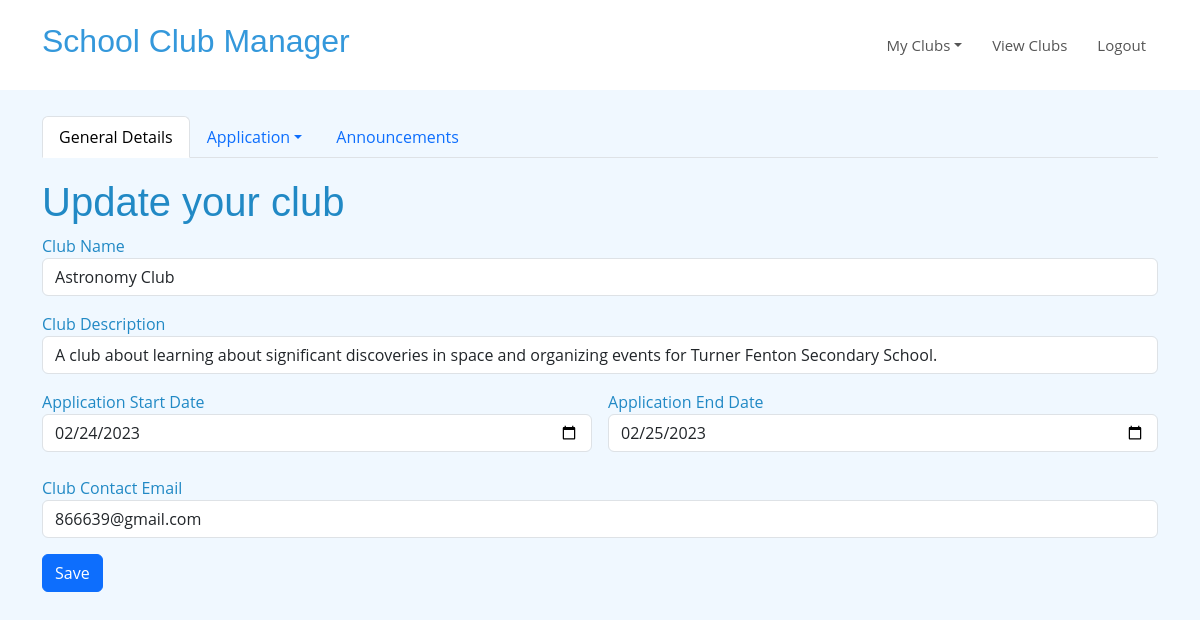
The page /clubs/f5a09cc6-fdc2-4d62-b3e1-aa8d2f8b5f03?mode=update (signed in) on the database its author committed.
### clubmanager/models.py (models this page shows)
class Clubs(UserMixin, db.Model):
    ClubId = db.Column(db.String(36), primary_key=True)
    StudentId = db.Column(db.Integer, nullable=False)
    School = db.Column(db.String(40), nullable=False)
    ClubName = db.Column(db.String(50), nullable=False)
    ClubDescription = db.Column(db.String(300), nullable=False)
    AppStartDate = db.Column(db.Date, nullable=False)
    AppEndDate = db.Column(db.Date, nullable=False)
    ClubContactEmail = db.Column(db.String(75), unique=True, nullable=False)
    Date_Club_Created = db.Column(db.Date, default=datetime.utcnow)

### clubmanager/routes/clubs.py (the view, shortened to what this page needs)
@app.route('/clubs', methods=['GET'])
@app.route('/clubs/<uuid:ClubId>', methods=['GET'])
@login_required
def get_club(ClubId = ''):
    mode = request.args.get('mode')
    formClubCreationForm = ClubCreationForm()
    formCreateGeneralQuestions = ClubGeneralQuestionForm()
    formAnnouncement = AnnouncementForm()
    if mode == 'new':
        errors_in_clubcreation = ['', '']
        return render_template('club.html', formClubCreationForm=formClubCreationForm, errors_in_clubcreation=errors_in_clubcreation)
    elif mode == 'update':
        errors_in_clubcreation = ['', '']
        all_role_specific_questions_to_display = []
        roles, role_descriptions, RoleId = uniqueRoles(ClubId)
        for i in range(len(RoleId)):
            db_query_application_questions = ApplicationQuestions.query.filter(ApplicationQuestions.RoleId==str(RoleId[i])).all()
            all_role_specific_questions_to_display.append(db_query_application_questions)
        length = len(roles)
        updClubInfo = Clubs.query.get_or_404(str(ClubId))
        questions_to_display = ApplicationQuestions.query.filter(ApplicationQuestions.ClubId==str(ClubId), ApplicationQuestions.RoleId==None).all()
        if questions_to_display:
            print(True)
        else:
            print(False)
        Announcements_var = Announcements.query.filter(Announcements.ClubId==str(ClubId)).all()
        return render_template('updateclub.html', formAnnouncement=formAnnouncement, formCreateGeneralQuestions=formCreateGeneralQuestions, formClubCreationForm=formClubCreationForm, RoleId=RoleId, ClubId=str(ClubId), length=length, roles=roles, \
            role_descriptions=role_descriptions, errors_in_clubcreation=errors_in_clubcreation, all_role_specific_questions_to_display=all_role_specific_questions_to_display, Announcements=Announcements_var, updClubInfo=updClubInfo,questions_to_display=questions_to_display)
    elif mode == 'viewall':
        clubs = Clubs.query.filter(Clubs.School == current_user.School).all()
        truthy = True
        if clubs:
            truthy = False
        return render_template('viewclubs.html', School=current_user.School, truthy=truthy, ClubCatalogue=clubs)
    else:
        return redirect(url_for('dashboard'))

### clubmanager/flaskforms.py
class ClubCreationForm(FlaskForm):
    ClubName = StringField('Club Name', validators=[InputRequired(), Length(min=2, max=50)])
    ClubDescription = StringField('Club Description', validators=[InputRequired(), Length(max=300)])
    AppStartDate = DateField('Application Start Date', validators=[InputRequired()], format='%Y-%m-%d')
    AppEndDate = DateField('Application End Date', validators=[InputRequired()], format='%Y-%m-%d')
    ClubContactEmail = EmailField('Club Contact Email', validators=[InputRequired(), Email(), Length(max=75)])

class ClubGeneralQuestionForm(FlaskForm):
    GeneralQuestions = FieldList(StringField('General Questions', validators=[Length(max=1000)]))
    GeneralQuestionsLengthOfResponse = IntegerField('Length Of Response', validators=[InputRequired()])
    GeneralQuestionOrderNumbers = IntegerField('Question Order', validators=[InputRequired()])

### clubmanager/functions.py (called while the page is built)
def uniqueRoles(ClubId):
    roles_and_descriptions = ClubRoles.query.filter(ClubRoles.ClubId==str(ClubId)).all()
    roles = []
    rolesId = []
    role_descriptions = []
    for row in roles_and_descriptions:
        if row.Role != None and roles.count(row.Role) == 0:
            roles.append(row.Role)
            rolesId.append(row.RoleId)
        if row.RoleDescription != None and role_descriptions.count(row.RoleDescription) == 0:
            role_descriptions.append(row.RoleDescription)
    return roles, role_descriptions, rolesId

### clubmanager/routes/dashboard.py (called while the page is built)
@login_manager.user_loader
def load_user(user_id):
    return Students.query.get(user_id)

### clubmanager/templates/updateclub.html (shortened to what this page needs)
{% extends 'base.html' %}
{% import 'bootstrap/wtf.html' as wtf %}
{% block head %}
<link rel='stylesheet' href='/static/css/styleves.css'>
{% endblock %}
{% block body %}
<body class='container form' style='background-color: aliceblue;'>
    <header id='header' class='fixed-top d-flex align-items-center'>
        <div class="container d-flex align-items-center justify-content-between">
            <h2><a href='/'>School Club Manager</a></h2>
            <nav class='navbar navbar-expand-lg bg-body'>
                <div class='container-fluid'>
                    <div class='collapse navbar-collapse' id='navbarText'>
                        <ul class="nav justify-content-end">
                            <li class="nav-item dropdown">
                                <a class="nav-link dropdown-toggle" data-bs-toggle="dropdown" href="#" role="button"
                                    aria-expanded="false">My Clubs</a>
                            </li>
                            <a class="nav-link" href='/clubs?mode=viewall'>View Clubs</a>
                            <a class="nav-link" href="{{ url_for('logout') }}">Logout</a>
                        </ul>
                    </div>
                </div>
            </nav>
        </div>
    </header>
    <br><br><br><br>
    <main>
        <nav>
            <ul class="nav nav-tabs" id="nav-tab" role="tablist">
                <li class='nav-item'>
                    <a href='#nav-generaldetails'>
                        <button class="nav-link active" id="nav-generaldetails-tab" data-bs-toggle="tab"
                            data-bs-target="#nav-generaldetails" type='button'>General Details</button>
                    </a>
                </li>
                <li class='nav-item'>
                    <a class="nav-link dropdown-toggle" data-bs-toggle="dropdown" href="" role="button"
                        aria-expanded="false">Application</a>
                </li>
                <li class='nav-item'>
                    <a href='#nav-announcements'><button class="nav-link" id="nav-announcements-tab"
                            data-bs-toggle="tab" data-bs-target="#nav-announcements">Announcements</button></a>
                </li>
            </ul>
        </nav>
        <div class="tab-content" id="nav-tabContent">
            <div class="tab-pane fade show active" id="nav-generaldetails">
                <h1>Update your club</h1>
                <form class='formcolor' action='/clubs/{{ updClubInfo.ClubId }}?mode=update' method='POST'>
                    <div class='mb-3'>
                        {{ wtf.form_field(formClubCreationForm.ClubName, value=updClubInfo.ClubName) }}
                    </div>
                    <div class='mb-3'>
                        {{ wtf.form_field(formClubCreationForm.ClubDescription, value=updClubInfo.ClubDescription) }}
                    </div>
                    <div class='row g-3'>
                        <div class='col'>
                            {{ wtf.form_field(formClubCreationForm.AppStartDate, value=updClubInfo.AppStartDate) }}
                        </div>
                        <div class='col'>
                            {{ wtf.form_field(formClubCreationForm.AppEndDate, value=updClubInfo.AppEndDate) }}
                        </div>
                    </div>
                    <br>
                    <div class='mb-3'>
                        {{ formClubCreationForm.ClubContactEmail.label }}
                        {{ formClubCreationForm.ClubContactEmail(class_='form-control',
                        value=updClubInfo.ClubContactEmail) }}
                    </div>
                    <input class='btn btn-primary' type='submit' value='Save'>
                </form>
            </div>
        </div>
    </main>
</body>
{% endblock %}

### clubmanager/static/css/main.css (style rules this page uses)
.form { background-color: aliceblue; }
.form label, .form h1 { color: rgb(33, 137, 197); }
.nav { margin: 20px auto; }
a { text-decoration: none; }

### clubmanager/static/css/styleves.css (style rules this page uses)
body { font-family: "Open Sans", sans-serif; color: #444444; }
a { color: #3498db; text-decoration: none; }
h1, h2, h3, h4, h5, h6 { font-family: "Raleway", sans-serif; }
#header { z-index: 997; transition: all 0.5s; padding: 22px 0; background: #fff; }
.navbar { padding: 0; }
.navbar ul { margin: 0; padding: 0; display: flex; list-style: none; align-items: center; }
.navbar li { position: relative; }
.navbar a, .navbar a:focus { display: flex; align-items: center; justify-content: space-between; padding: 10px 0 10px 30px; font-size: 15px; font-weight: 400; color: #555555; white-space: nowrap; transition: 0.3s; }

### rows shown on the page
Clubs: ClubName "Astronomy Club", ClubDescription "A club about learning about significant discoveries in space and organizing events for Turner Fenton Secondary School.", AppStartDate "02/24/2023", AppEndDate "02/25/2023", ClubContactEmail "866639@gmail.com"
